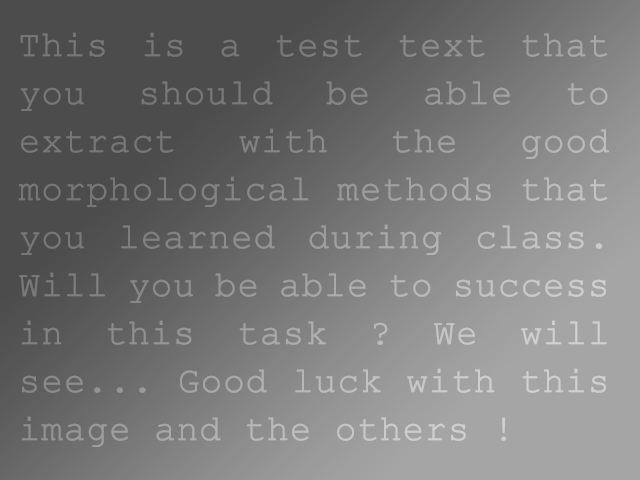
#> input picture TP3/Images/text.png, 640 x 480 px
$ python riz.py Images/text.png 5 5
#> lines starting #> are read from the running program, lines starting #| are printed output that depends on the picture; after the words box and inside, x2 and y2 are one past the last pixel; in counts of white or black regions, pixels touching at a corner belong together
### Commun/strel.py
__author__ = 'chaussard'

import numpy as np
from operator import itemgetter
import math

#Function used to build a structuring element
#You need to choose the type (disk, square, diamond, line)
#Then give the size and, in the case of the line, the angle
#The structuring element is returned as a list of coordinates
def build_as_list(type, size, angle=None):
    if type in ['disque', 'disk']:
        Strel = [] #The result will be a list of coordinates
        #Scan all x and y coordinates from -size to size to test if the pixel is at a distance less than size of the center.
        #If yes, add the pixel to the list
        for x in range(-((int)(size))-1,((int)(size))+2):
            for y in range(-((int)(size))-1,((int)(size))+2):
                if( (abs(x)-0.5)*(abs(x)-0.5) + (abs(y)-0.5)*(abs(y)-0.5) <= size*size ):
                    Strel.append((y,x))

    elif type in ['carre', 'square']:
        #Put in the result all coordinates between -size and size included
        Strel = [(y,x) for x in range(-size, size+1) for y in range(-size, size+1)]

    elif type in ['diamant', 'diamond']:
        #Scan all lines from -size to size, and add the coordinates that belong to the diamond
        Strel = [(i,j) for i in range(-size,size+1) for j in range(-size+abs(i), size-abs(i)+1)]


    elif type in ['ligne', 'line']:
        Strel = []
        d=size
        a=angle

        #In case angle is not in [-90;90], bring it back in this interval
        while (a > 90):
            a = a - 180
        while (a < -90):
            a = a + 180
        #Then, if the angle is greater than 45deg, we subtract 90deg and will rotate after the result
        rot=0
        if (a>45):
            a = a-90
            rot=1
        elif (a<-45):
            a = a+90
            rot=3;
        #Convert angle in radian
        a=a*math.pi/180
        #Do this to convert the angle for the left bottom corner of the image
        a=-a

        #Calcuate the size of the structuring element regarding the size
        lx = int(math.ceil(d/math.sqrt(1+math.tan(a)*math.tan(a))))
        if(lx==0):
            lx = 1
        ly = int(math.ceil(d*math.tan(abs(a))/math.sqrt(1+math.tan(a)*math.tan(a))))
        if(ly==0):
            ly = 1

        #result allocation
        Strel = []

        #Bresenham algorithm
        for x in range(-lx,lx+1):
            y = math.tan(a)*x;
            Strel.append((int(round(y)), x))

        #If we need to rotate the result
        if(rot>0):
            #We rotate with a transposition and horizontal flip
            for i in range(0, len(Strel)):
                Strel[i] = (-Strel[i][1], Strel[i][0])

    else:
        assert(False), type+" is not a valid name for a structuring element."


    return Strel


#This function will return a structuring element as an image
#You need to choose the type (disk, square, diamond, line)
#Then give the size and, in the case of the line, the angle
#The structuring element is returned as an image
def build(type, size, angle=None):
	return toImage(build_as_list(type, size, angle))


#This function takes a list of coordinates as an input, and returns a binary image with the coordinates painted in white
def toImage(Strel):
    if len(Strel) == 0:
        assert (False), "The structuring element is empty."

    #Find the bounding box of the structuring element
    max_i = max(Strel, key=itemgetter(0))[0]
    min_i = min(Strel, key=itemgetter(0))[0]
    max_j = max(Strel, key=itemgetter(1))[1]
    min_j = min(Strel, key=itemgetter(1))[1]


    #build output image
    Im = np.zeros([max_i-min_i+1, max_j-min_j+1, 1], np.uint8)

    for (i,j) in Strel:
        Im[i+abs(min_i), j+abs(min_j)] = 255

    return Im

### Commun/morpho.py
import cv2
import numpy

#Érosion : chaque pixel prend la valeur MIN des pixels couverts par l'élément structurant (el).
#Impact : les objets clairs rétrécissent et les petits détails clairs (plus petits que el) disparaissent.
#Utilité : brique de base de toutes les autres opérations (ouverture, gradient, mesure d'épaisseur...).
def myerode(im, el):
    return cv2.erode(im, el)

#Dilatation : chaque pixel prend la valeur MAX des pixels couverts par l'élément structurant (dual de l'érosion).
#Impact : les objets clairs grossissent et les petits trous sombres se bouchent.
def mydilate(im, el):
    return cv2.dilate(im, el)

#Gradient morphologique : dilatation - érosion.
#Impact : ne reste que les zones où l'image varie, c'est-à-dire les contours des objets (épaisseur liée à la taille de el).
def mygradient(im, el):
    return cv2.subtract(mydilate(im, el), myerode(im, el))

#Ouverture : érosion puis dilatation.
#Impact : supprime les objets clairs plus petits que el, les autres gardent à peu près leur taille (coins arrondis).
#Utilité : nettoyer du bruit, et sert au top hat (image - ouverture) pour retirer le fond clair.
def myopen(im, el):
    return mydilate(myerode(im, el), el)

#Fermeture : dilatation puis érosion (dual de l'ouverture).
#Impact : bouche les trous et les détails sombres plus petits que el, sans grossir les objets.
#Utilité : préserver les objets sombres (pistes d'aéroport, texte) et bottom hat (fermeture - image).
def myclose(im, el):
    return myerode(mydilate(im, el), el)

#Dilatation conditionnelle : on dilate le marqueur (mask), puis on le limite par l'image de référence (minimum).
#Impact : le marqueur grossit mais ne peut jamais dépasser ref. C'est un seul pas de la reconstruction.
def myconddilat(ref, mask, el):
    return numpy.minimum(ref, mydilate(mask, el))

#Érosion conditionnelle : dual de la dilatation conditionnelle. On érode le marqueur, puis on le garde au-dessus de ref (maximum).
def myconderod(ref, mask, el):
    return numpy.maximum(ref, myerode(mask, el))

#Reconstruction inférieure : on répète la dilatation conditionnelle jusqu'à ce que l'image ne change plus (stabilité).
#Impact : restitue en entier, avec leur forme exacte, les objets de ref que touche le marqueur mask.
#Utilité : extraire un grain/une composante connexe (el = g4 ou g8 donne la connexité), supprimer les objets collés au bord.
#(previous = ref au départ sert juste à ce que la boucle démarre : previous est différent de mask)
# [16 lines left out: functions myreconinf, myreconsup, not called in this run]

#Ouverture par reconstruction : on ouvre avec F_op (le marqueur), puis on reconstruit avec la connexité E_recon.
#Impact : comme l'ouverture, elle supprime les petits objets, mais les objets conservés retrouvent leur forme exacte (pas de coins arrondis).
def myopenrecon(ref, F_op, E_recon):
    op = myopen(ref, F_op)
    return myreconinf(ref, op, E_recon)

#Fermeture par reconstruction : dual de l'ouverture par reconstruction. Bouche les petits trous sombres en gardant la forme exacte du reste.
def mycloserecon(ref, F_cl, E_recon):
    cl = myclose(ref, F_cl)
    return myreconsup(ref, cl, E_recon)

### Commun/myutil.py
import numpy as np
import cv2


#Seuillage : pixels >= s mis à 255 (blanc), les autres à 0 (noir).
#Impact : transforme une image en niveaux de gris en image binaire, étape qui suit presque tous les traitements (top hat, fermeture...).
def seuil(im, s):
    im_s = np.zeros_like(im)
    im_s[im >= s]=255
    return im_s


#Seuillage interactif : ouvre une fenêtre avec une barre (0 à 256) qui réaffiche le seuillage à chaque changement.
#On appuie sur une touche pour valider et la fonction renvoie le seuil choisi.
#Utilité : trouver à l'oeil la bonne valeur de seuil, à reporter ensuite en dur dans le script.
# [15 lines left out: function myseuil_interactif, not called in this run]

### TP3/riz.py
import sys

import cv2, numpy
from Commun import morpho, strel, myutil

#But : mesurer l'épaisseur d'un grain de riz. Utilisation : python3 riz.py image.png r s
#(r = rayon du disque du top hat, s = seuil). Le résultat est affiché dans le terminal.
nom = sys.argv[1]
r = int(sys.argv[2])
s = int(sys.argv[3])

im = cv2.imread(nom, cv2.IMREAD_GRAYSCALE)
#> im: shape (480, 640); min 76, max 208, mean 119.4

#Top hat : image - ouverture. L'ouverture par un disque plus gros qu'un grain enlève les grains et laisse le fond,
#donc la différence ne garde que les grains et supprime le gradient d'éclairage de l'image.
#Le disque doit être plus large que l'épaisseur d'un grain, sinon les grains restent dans l'ouverture et disparaissent.
op = morpho.myopen(im, strel.build("disque", r))
#> in myerode, `return cv2.erode(im, el)`:
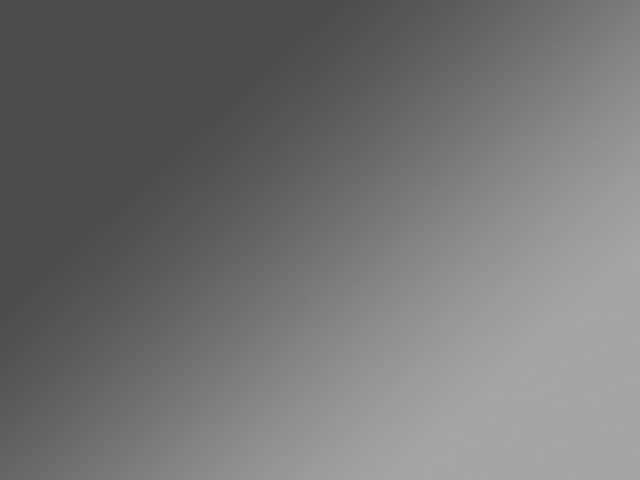
#> returned value: shape (480, 640); min 76, max 165, mean 115.5
th = im - op
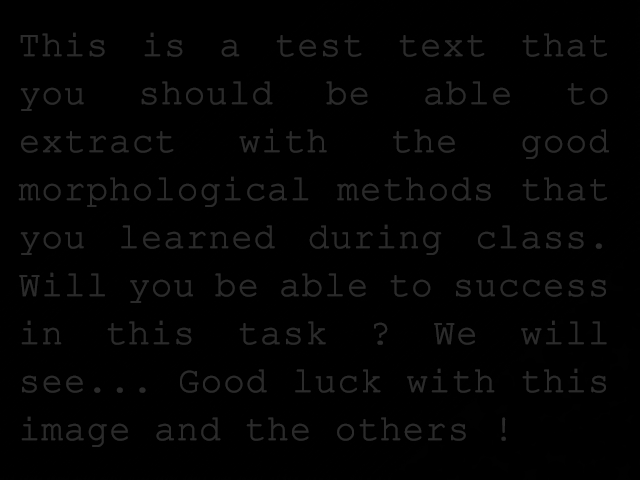
#> th: shape (480, 640); min 0, max 44, mean 2.9

#s = myutils.myseuil_interactif(th)
#Seuillage du top hat : image binaire où les grains sont blancs
riz = myutil.seuil(th, s)
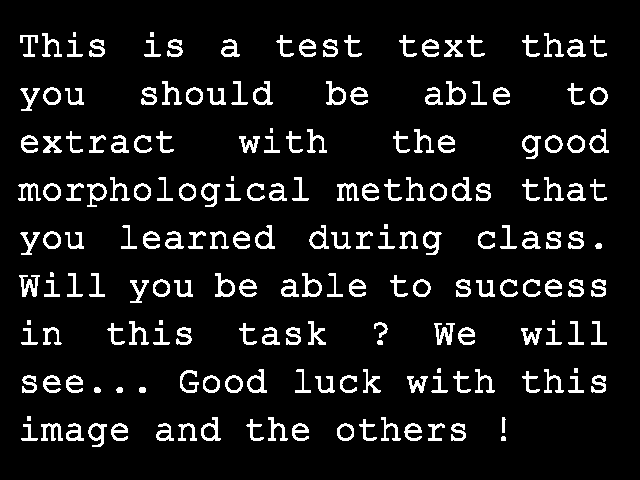
#> riz: shape (480, 640); 8.8% white; 193 white regions (6 under 20 px), largest, box (x1, y1, x2, y2) and area: (434, 323, 455, 345) 238, (19, 275, 40, 297) 237, (41, 423, 63, 441) 210

#Une ouverture supplémentaire sur l'image binaire pour retirer les petits pixels
g4 = strel.build("diamant", 1)
riz = morpho.myopen(riz, g4)
#> in myerode (call 2), `return cv2.erode(im, el)`:
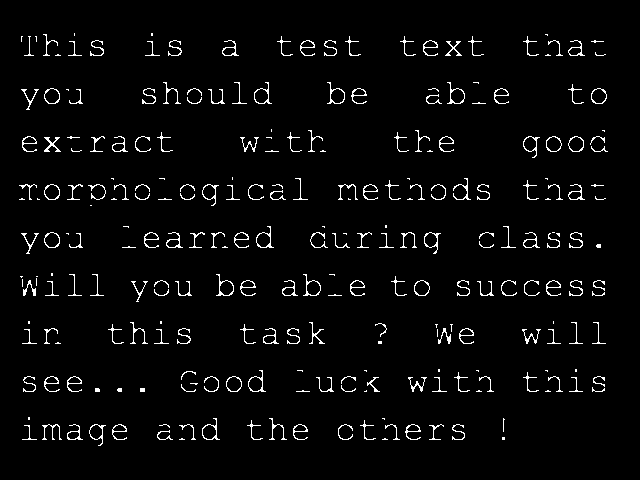
#> returned value: shape (480, 640); 3.4% white in thin lines or dots, all inside (x1, y1, x2, y2) = (19, 33, 608, 446)
#> in mydilate (call 2), `return cv2.dilate(im, el)`:
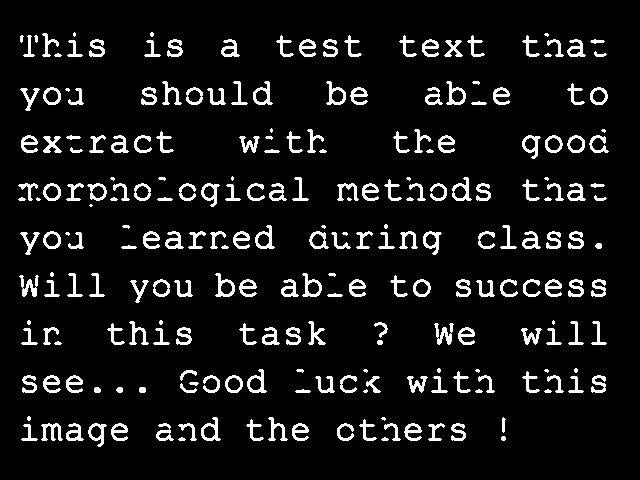
#> returned value: shape (480, 640); 8.2% white; 237 white regions (29 under 20 px), largest, box (x1, y1, x2, y2) and area: (434, 323, 454, 345) 212, (19, 275, 39, 297) 208, (41, 423, 63, 441) 198

#On ajoute 1 pixel noir autour de l'image : sans lui, un grain coupé par le bord serait vu comme infini par l'érosion
#(l'érosion ne voit rien de noir au-delà du bord) et fausserait la mesure.
riz = cv2.copyMakeBorder(riz, 1, 1, 1, 1, cv2.BORDER_CONSTANT, value=0)
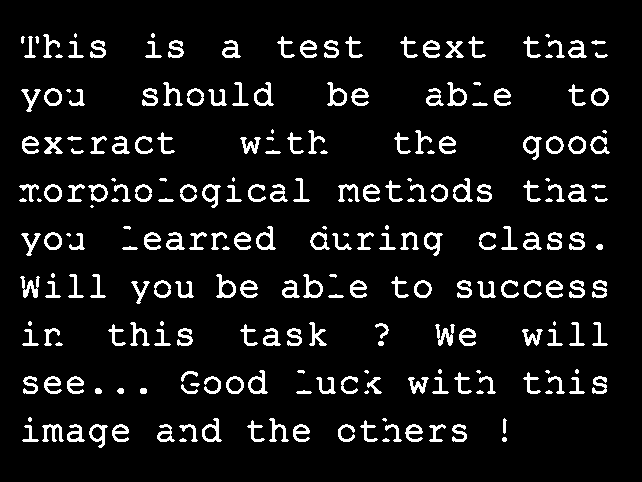
#> riz: shape (482, 642); 8.2% white; 237 white regions (29 under 20 px), largest, box (x1, y1, x2, y2) and area: (435, 324, 455, 346) 212, (20, 276, 40, 298) 208, (42, 424, 64, 442) 198

#Mesure de l'épaisseur : on érode avec un disque de plus en plus grand jusqu'à ce que tout l'image soit noire.
#Le dernier rayon pour lequel il restait quelque chose est le plus grand disque qui rentre dans un grain,
#donc le diamètre (2 x rayon) est l'épaisseur. Le pas de 0.1 donne une mesure précise au dixième de pixel.
ero = riz
rayon = 2.0
while numpy.sum(ero)>0:
    rayon = rayon + 0.1
    ero = morpho.myerode(riz, strel.build("disque", rayon))
#> this loop made 6 passes
#> rayon on passes 1 to 6: 2.1, 2.2, 2.3, 2.4, 2.5, 2.6
#> pass 1, `ero = morpho.myerode(riz, strel.build("disque", rayon))`:
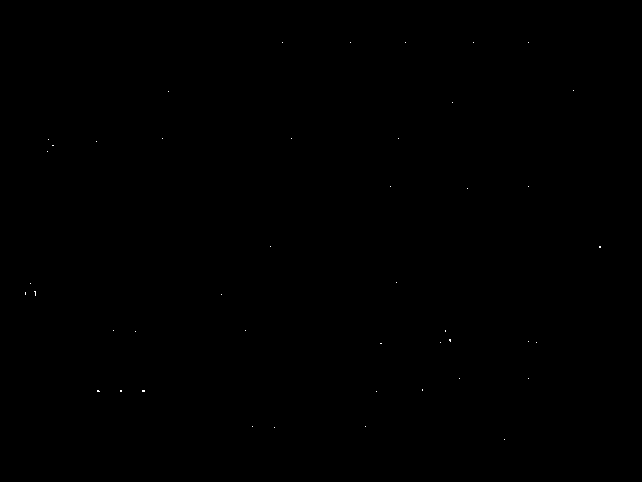
#> ero: shape (482, 642); 0.02% white in thin lines or dots, all inside (x1, y1, x2, y2) = (25, 42, 601, 440)
#> after the loop, rayon = 2.6

#rayon - 0.1 : on revient au dernier rayon pour lequel l'érosion n'était pas vide (le while est sorti un pas trop loin)
print(round(2*(rayon-0.1), 1))
#| 5.0
